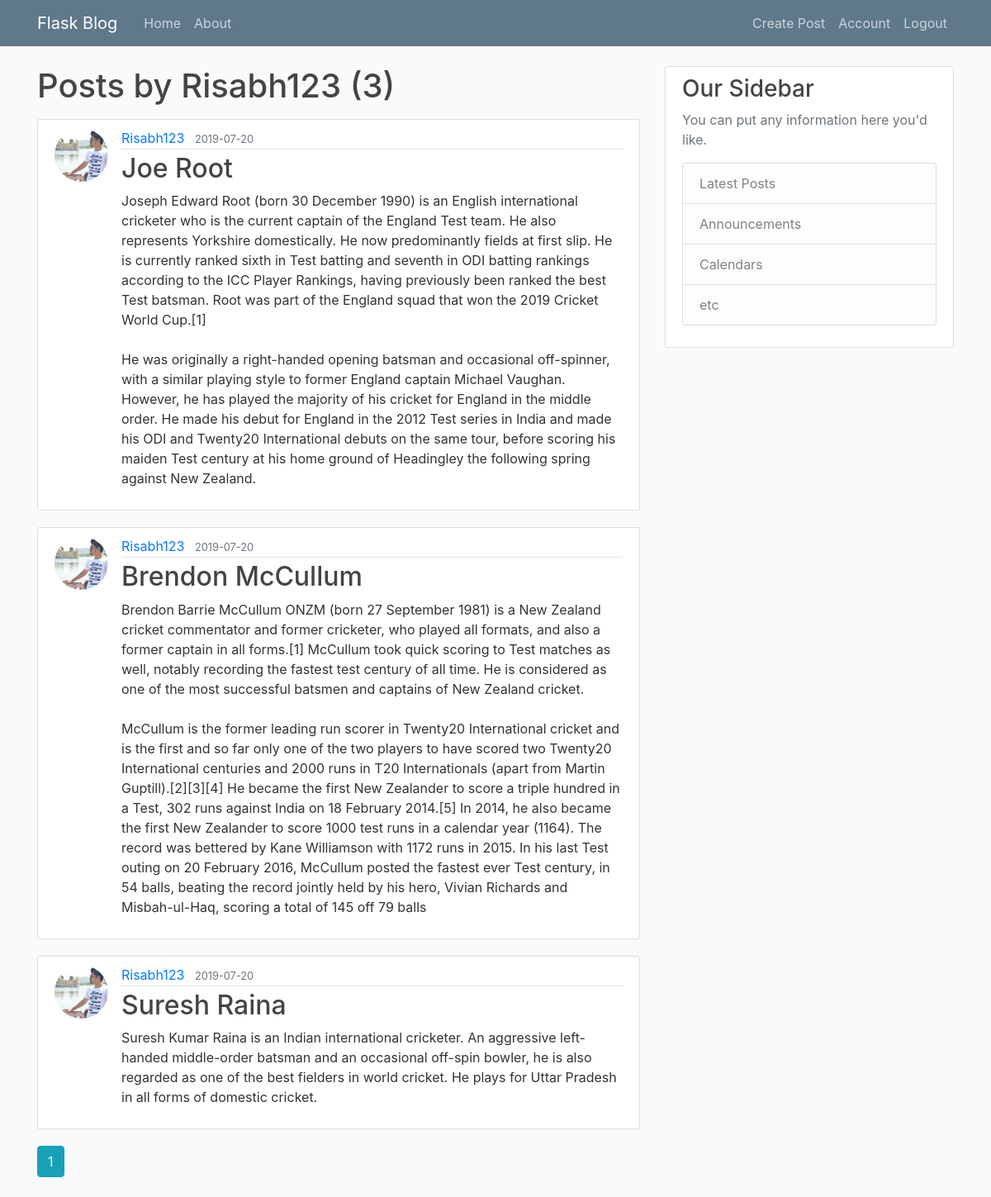
/user/Risabh123 (signed in), run on the app's committed database.
### app/models.py (models this page shows, shortened)
class User(db.Model, UserMixin):
	id = db.Column(db.Integer, primary_key = True)
	username = db.Column(db.String(20), unique=True, nullable=False)
	email = db.Column(db.String(120), unique=True, nullable=False)
	image_file = db.Column(db.String(20), nullable=False, default='default.jpg')
	password = db.Column(db.String(60), nullable=False)
	posts = db.relationship('Post', backref='author', lazy=True)

class Post(db.Model):
	id = db.Column(db.Integer, primary_key = True)
	title = db.Column(db.String(100), nullable=False)
	date_posted = db.Column(db.DateTime, nullable=False, default=datetime.utcnow)
	content = db.Column(db.Text, nullable=False)
	user_id = db.Column(db.Integer, db.ForeignKey('user.id'), nullable=False)

### app/routes.py (the view)
@app.route("/user/<string:username>")
def user_post(username):
	page = request.args.get('page', 1, type=int)
	user = User.query.filter_by(username=username).first_or_404()
	posts=Post.query.filter_by(author=user)\
		.order_by(Post.date_posted.desc())\
		.paginate(page=page, per_page=5)
	return render_template('user_post.html', posts=posts, user=user)

### app/models.py (called while the page is built)
@login_manager.user_loader
def load_user(user_id):
	return User.query.get(int(user_id))

### app/templates/user_post.html
{% extends "layout.html" %}
{% block content %}
    <h1 class="mb-3">Posts by {{ user.username }} ({{posts.total }})</h1>
    {% for post in posts.items %}
        <article class="media content-section">
          <img class="rounded-circle article-img" src="{{ url_for('static', filename='profile_pics/' +post.author.image_file) }}">
          <div class="media-body">
            <div class="article-metadata">
              <a class="mr-2" href="{{ url_for('user_post', username=post.author.username) }}">{{ post.author.username }}</a>
              <small class="text-muted">{{ post.date_posted.strftime('%Y-%m-%d') }}</small>
            </div>
            <h2><a class="article-title" href="{{ url_for('post', post_id=post.id) }}">{{ post.title }}</a></h2>
            <p class="article-content">{{ post.content }}</p>
          </div>
        </article>
    {% endfor %}
    {% for page_num in posts.iter_pages(left_edge=1, right_edge=1, left_current=1, right_current=1) %}
      {% if page_num %}
        {% if posts.page == page_num %}
          <a class="btn btn-info mb-4" href="{{ url_for('user_post', username=user.username, page=page_num) }}">{{ page_num }}</a>
        {% else %}
          <a class="btn btn-outline-info mb-4" href="{{ url_for('user_post', username=user.username, page=page_num) }}">{{ page_num }}</a>
        {% endif %}
      {% else %}
        ...
      {% endif %}
    {% endfor %}
{% endblock content %}

### app/Static/main.css (style rules this page uses)
body { background: #fafafa; color: #333333; margin-top: 5rem; }
h1, h2, h3, h4, h5, h6 { color: #444444; }
.content-section { background: #ffffff; padding: 10px 20px; border: 1px solid #dddddd; border-radius: 3px; margin-bottom: 20px; }
.article-title { color: #444444; }
.article-content { white-space: pre-line; }
.article-img { height: 65px; width: 65px; margin-right: 16px; }
.article-metadata { padding-bottom: 1px; margin-bottom: 4px; border-bottom: 1px solid #e3e3e3 }

### data on the page
User: username "Risabh123"
Post: image_file (picture), author.username "Risabh123", date_posted "2019-07-20", title "Joe Root", content "Joseph Edward Root (born 30 December 1990) is an English international cricketer who is the current captain of the England Test team. He also represents Yorkshire domestically. He now predominantly fields at first slip. He is currently ranked sixth in Test batting and seventh in ODI batting rankings according to the ICC Player Rankings, having previously been ranked the best Test batsman. Root was part of the England squad that won the 2019 Cricket World Cup.[1] He was originally a right-handed opening batsman and occasional off-spinner, with a similar playing style to former England captain Michael Vaughan. However, he has played the majority of his cricket for England in the middle order.…"
Post: image_file (picture), author.username "Risabh123", date_posted "2019-07-20", title "Brendon McCullum", content "Brendon Barrie McCullum ONZM (born 27 September 1981) is a New Zealand cricket commentator and former cricketer, who played all formats, and also a former captain in all forms.[1] McCullum took quick scoring to Test matches as well, notably recording the fastest test century of all time. He is considered as one of the most successful batsmen and captains of New Zealand cricket. McCullum is the former leading run scorer in Twenty20 International cricket and is the first and so far only one of the two players to have scored two Twenty20 International centuries and 2000 runs in T20 Internationals (apart from Martin Guptill).[2][3][4] He became the first New Zealander to score a triple hundred…"
Post: image_file (picture), author.username "Risabh123", date_posted "2019-07-20", title "Suresh Raina", content "Suresh Kumar Raina is an Indian international cricketer. An aggressive left-handed middle-order batsman and an occasional off-spin bowler, he is also regarded as one of the best fielders in world cricket. He plays for Uttar Pradesh in all forms of domestic cricket."

### other printed values
{{ posts.total }} "3"
{{ page_num }} "1"
